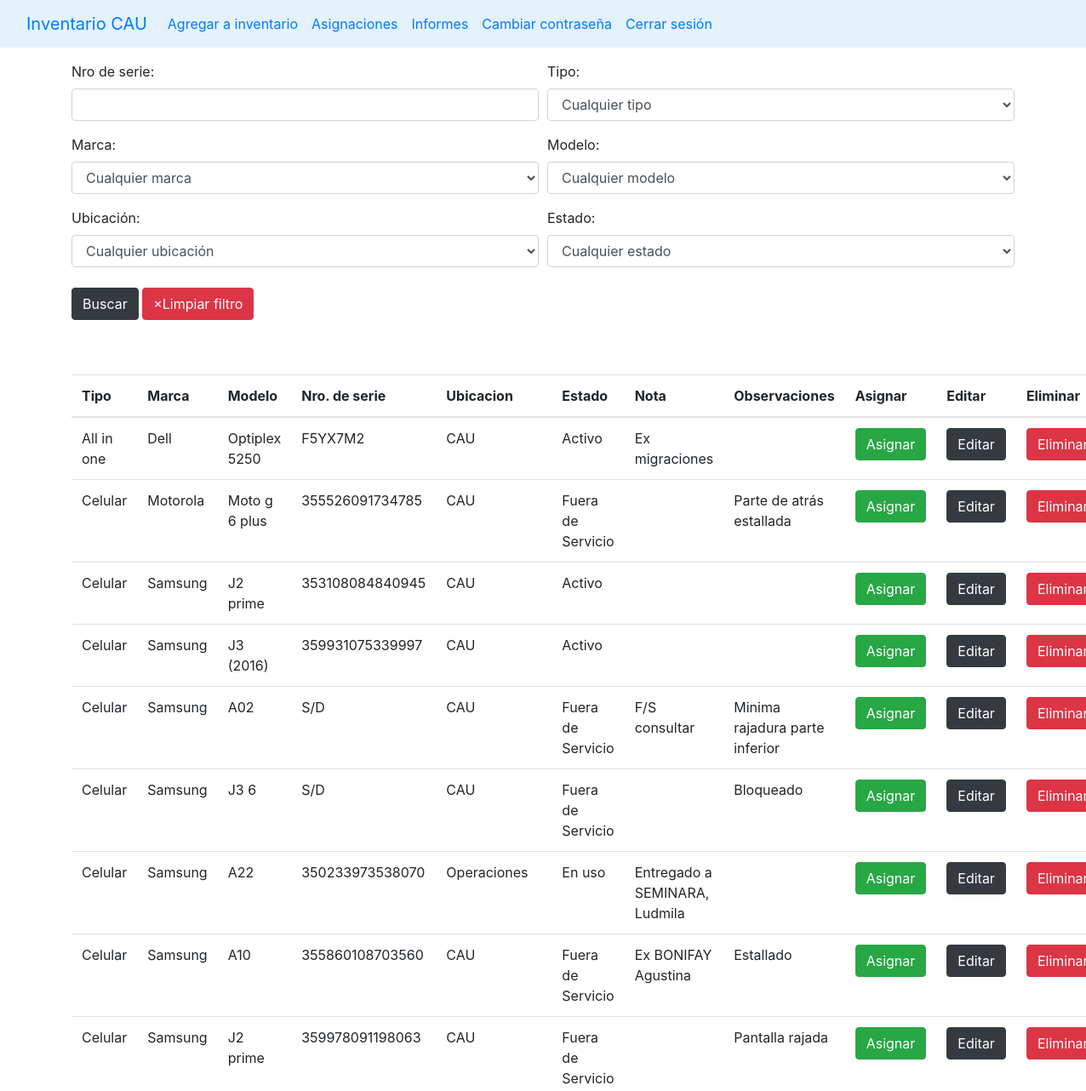
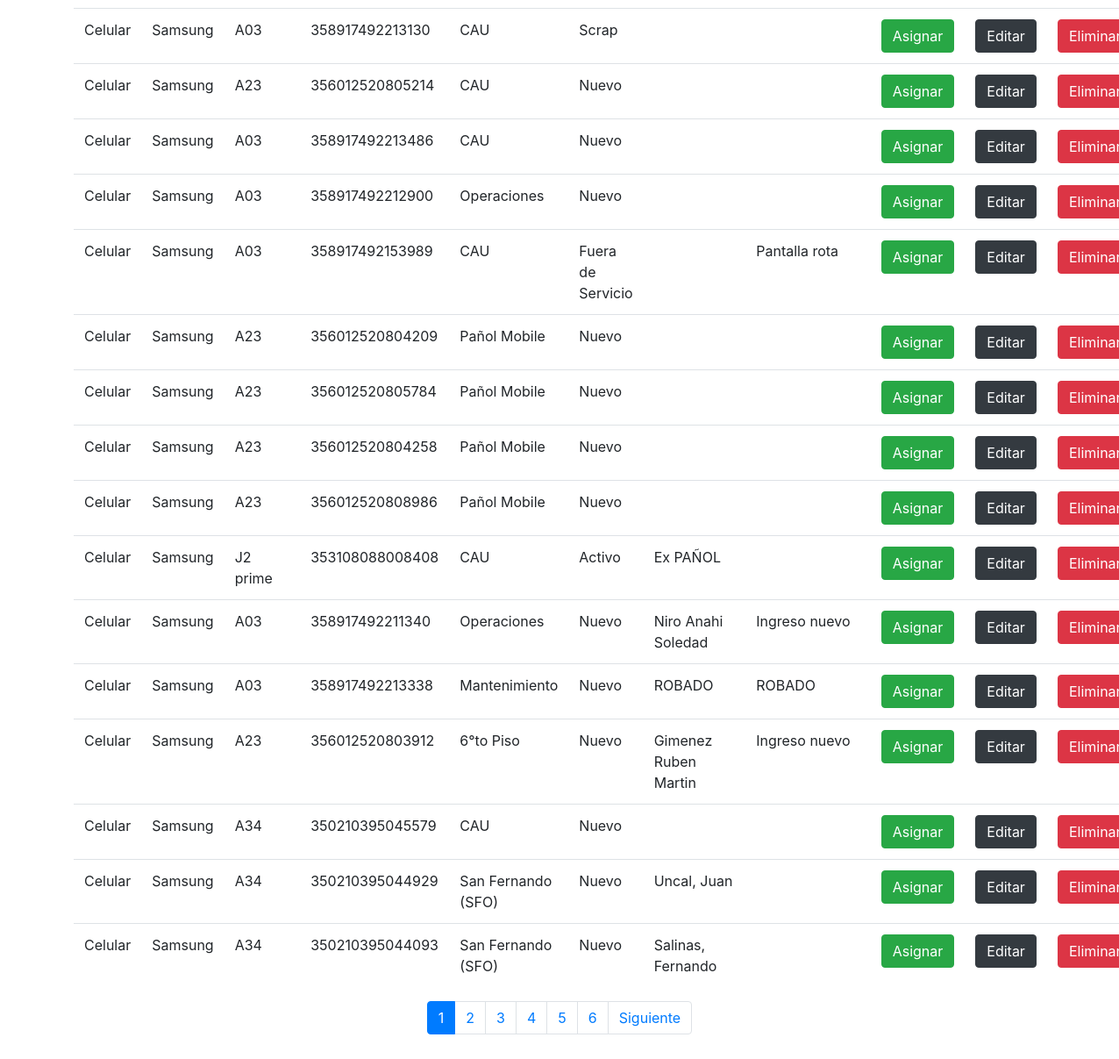
Screenshot of / (signed in) with the database file from the repository (2 pictures, top to bottom).
### stockaep/models.py (models this page shows, shortened)
class Hardware(models.Model):
    origenes = (
        ('T4', 'T4'),
        ('CAU', 'CAU'),
        ('Yenny', 'Yenny')
    )
    tipo = models.ForeignKey(Tipo, on_delete=models.CASCADE)
    marca = models.ForeignKey(Marca, on_delete=models.CASCADE)
    modelo = models.ForeignKey(Modelo, on_delete=models.CASCADE)
    nro_de_serie = models.CharField(max_length=100, blank=True)
    ubicacion = models.ForeignKey(Ubicacion, on_delete=models.CASCADE)
    estado = models.ForeignKey(Estado, on_delete=models.CASCADE)
    observaciones = models.TextField(max_length=500, blank=True)
    origen = models.CharField(choices=origenes, max_length=10, default='CAU')
    nota = models.TextField(max_length=500, blank=True)
    class Meta:
        ordering = ['tipo']

class Tipo(models.Model):
    name = models.CharField(max_length=50, unique=True)
    class Meta:
        ordering = ['name']
    def __str__(self) -> str:
        return self.name

class Marca(models.Model):
    nombre = models.CharField(max_length=50, null=False, default='S/D', unique=True)
    class Meta:
        ordering = ['nombre']
    def __str__(self):
        return self.nombre

class Modelo(models.Model):
    nombre = models.CharField(max_length=100, null=False, default='S/D')
    class Meta:
        ordering = ['nombre']
    def __str__(self):
        return self.nombre

class Ubicacion(models.Model):
    nombre = models.CharField(max_length=50)
    class Meta:
        ordering = ['nombre']
    def __str__(self):
        return self.nombre

class Estado(models.Model):
    estados_hardware = (
    ("Nuevo", "Nuevo"),
    ('Activo', 'Activo'),
    ('En uso', 'En uso'),
    ('Fuera de Servicio', 'Fuera de Servicio'),
    ('Scrap', 'Scrap'),
    ('RMA', 'RMA')
)
    nombre = models.CharField(choices=estados_hardware, max_length=50)
    class Meta:
        ordering = ['nombre']
    def __str__(self):
        return f'{self.nombre}'

### stockaep/views.py (the view)
# urls.py: path("", views.index, name='index'),
@login_required(login_url='login')
def index(request):
    cant_pags = []
    page = request.GET.get('page',1)
    asignacion = request.GET.get('asignacion', False)
    editar = request.GET.get('editar', False)
    agregar = request.GET.get('agregar', False)
    notificaciones = Notificacion.objects.filter(realizado = True)
    notificaciones = len(notificaciones)
    f = HardwareFilter(request.GET, queryset=Hardware.objects.all())
    product_paginator = Paginator(list(f.qs), PRODUCTS_PER_PAGE)
    try:
        pagina = product_paginator.page(page)
    except EmptyPage:
        pagina = product_paginator.page(product_paginator.num_pages)
    except:
        pagina = product_paginator.page(product_paginator.num_pages)
    for i in list(product_paginator.page_range):
        if i <= int(page) + 5 and i>=int(page)-5:
            cant_pags.append(i)
    ctx = {
        'link':'index',
        'filter':f,
        'pagina': pagina,
        'paginator':product_paginator,
        'cant_pags':cant_pags,
        'num_page':int(page),
        'cant_notificaciones':notificaciones
    }
    if asignacion == '1':
        ctx['asignacion'] = True
    if editar == '1':
        ctx['editar'] = True
    if agregar == '1':
        ctx['agregar'] = True
    return render(request, 'main.html', ctx)

### templates/main.html (shortened to what this page needs)
{% load static %}
<!DOCTYPE html>
<html lang="en">
<head>
    <link rel="stylesheet" href="https://stackpath.bootstrapcdn.com/bootstrap/4.5.0/css/bootstrap.min.css"0>
</head>
<body>
    {% include "navbar.html" %}
    {% if link == 'index' %}
        {% include 'list_hardware.html' %}
    {% elif link == 'create' %}
        {% include 'add_to_inventary.html' %}
    {% elif link == 'edit' %}
        {% include 'edit_hardware.html' %}
    {% elif link == 'notification' %}
        {% include 'notifications.html' %}
    {% elif link == 'asignaciones'%}
        {% include 'asignaciones.html' %}
    {% elif link == "admin_users" %}
        {% include "admin_users.html" %}
    {% elif link == "cambio_contraseña" %}
        {% include "cambio_contraseña.html" %}
    {% elif link == "realizar_informe" %}
        {% include "realizar_informe.html" %}
    {% endif %}
</body>
</html>

### templates/navbar.html (shortened to what this page needs)
  <nav class="navbar navbar-expand-lg bg-body-tertiary" style="background-color: #e3f2fd;" data-bs-theme="dark">
    <div class="container-fluid">
        <a class="navbar-brand" href="/">Inventario CAU</a>
        <div class="collapse navbar-collapse" id="navbarNavDropdown">
            <ul class="navbar-nav">
                <li class="nav-item">
                    <a class="nav-link" href="{% url 'create' %}">Agregar a inventario</a>
                </li>
                <li class="nav-item">
                    <a href="{% url 'asignaciones' %}" class="nav-link">Asignaciones</a>
                </li>
                <li class="nav-item">
                  <a href="{% url 'informes' %}" class="nav-link">Informes</a>
              </li>
                <li class="nav-item"><a href="{% url 'cambio_contraseña' %}" class="nav-link">Cambiar contraseña</a></li>
                <li class="nav-item"><a class="nav-link" href="/logout">Cerrar sesión</a></li>
            </ul>
        </div>
    </div>
</nav>

### templates/list_hardware.html (shortened to what this page needs)
{% load static%}
{% block content %}
<div class="container p-3">
    <div class="input-group mb-3">
        <form method="get">
            <div class="form-row" >
                {% for field in filter.form %}
                <div class="form-group col-md-6" id="form-field-{{ forloop.counter0 }}">
                    {{ field.label_tag }}
                    {{ field }}
                </div>
                {% endfor %}
            </div>
            <button type="submit" class="btn btn-dark mb-3 mt-2">Buscar</button>
            <a as="button" class="btn btn-danger mb-3 mt-2" href="{% url 'index' %}">&times;Limpiar filtro</a>
        </form>
    </div>
    </div>
    <div class="container p-3">
    <table class="table table-hover">
        <thead>
        <tr>
            <th scope="col">Tipo</th>
            <th scope="col">Marca</th>
            <th scope="col">Modelo</th>
            <th scope="col">Nro. de serie</th>
            <th scope="col">Ubicacion</th>
            <th scope="col">Estado</th>
            <th scope="col">Nota</th>
            <th scope="col">Observaciones</th>
            <th scope="col">Asignar</th>
            <th scope="col">Editar</th>
            <th scope="col">Eliminar</th>
        </tr>
        </thead>
        <tbody>
            {% for hardware in pagina.object_list %}
            <tr>
                <td>{{ hardware.tipo }}</td>
                <td>{{ hardware.marca }}</td>
                <td>{{ hardware.modelo }}</td>
                <td>{{ hardware.nro_de_serie }}</td>
                <td>{{ hardware.ubicacion }}</td>
                <td>{{hardware.estado}}</td>
                <td>{{hardware.nota}}</td>
                <td>{{hardware.observaciones}}</td>
                <td><button type="button" class="btn btn-success" data-toggle="modal" data-target="#modalAsignacion{{hardware.id}}" id="botonAsignacion">Asignar</button></td>
                <td><a class="btn btn-dark" href="edit/{{hardware.id}}">Editar</a></td>
                <td><button type="button" class="btn btn-danger" data-toggle="modal" data-target="#delete-{{hardware.id}}">Eliminar</button></td>
            </tr>
            {% endfor %}
        </tbody>
    </table>
    <nav aria-label="Page navigation example">
        <ul class="pagination justify-content-center">
            {% for i in cant_pags %}
                <li class="page-item
                    {% if num_page == i %}
                    active
                    {% endif %}
                "><a class="page-link" id="link-page" href="page={{i}}">
                    {{i}}
                </a></li>
            {% endfor %}
            {% if pagina.has_next %}
            <li class="page-item"><a class="page-link" id="link-page" href="page={{ pagina.next_page_number }}">Siguiente</a></li>
            {% endif %}
        </ul>
    </nav>
</div>
{% endblock %}

### rows the page displays
Hardware: tipo "All in one", marca "Dell", modelo "Optiplex 5250", nro_de_serie "F5YX7M2", ubicacion "CAU", estado "Activo", nota "Ex migraciones"
Hardware: tipo "Celular", marca "Motorola", modelo "Moto g 6 plus", nro_de_serie "355526091734785", ubicacion "CAU", estado "Fuera de Servicio", observaciones "Parte de atrás estallada"
Hardware: tipo "Celular", marca "Samsung", modelo "J2 prime", nro_de_serie "353108084840945", ubicacion "CAU", estado "Activo"
Hardware: tipo "Celular", marca "Samsung", modelo "J3 (2016)", nro_de_serie "359931075339997", ubicacion "CAU", estado "Activo"
Hardware: tipo "Celular", marca "Samsung", modelo "A02", nro_de_serie "S/D", ubicacion "CAU", estado "Fuera de Servicio", nota "F/S consultar", observaciones "Minima rajadura parte inferior"
Hardware: tipo "Celular", marca "Samsung", modelo "J3 6", nro_de_serie "S/D", ubicacion "CAU", estado "Fuera de Servicio", observaciones "Bloqueado"
Hardware: tipo "Celular", marca "Samsung", modelo "A22", nro_de_serie "350233973538070", ubicacion "Operaciones", estado "En uso", nota "Entregado a SEMINARA, Ludmila"
Hardware: tipo "Celular", marca "Samsung", modelo "A10", nro_de_serie "355860108703560", ubicacion "CAU", estado "Fuera de Servicio", nota "Ex BONIFAY Agustina", observaciones "Estallado"
Hardware: tipo "Celular", marca "Samsung", modelo "J2 prime", nro_de_serie "359978091198063", ubicacion "CAU", estado "Fuera de Servicio", observaciones "Pantalla rajada"
Hardware: tipo "Celular", marca "Samsung", modelo "A03", nro_de_serie "358917492213130", ubicacion "CAU", estado "Scrap"
Hardware: tipo "Celular", marca "Samsung", modelo "A23", nro_de_serie "356012520805214", ubicacion "CAU", estado "Nuevo"
Hardware: tipo "Celular", marca "Samsung", modelo "A03", nro_de_serie "358917492213486", ubicacion "CAU", estado "Nuevo"
Hardware: tipo "Celular", marca "Samsung", modelo "A03", nro_de_serie "358917492212900", ubicacion "Operaciones", estado "Nuevo"
Hardware: tipo "Celular", marca "Samsung", modelo "A03", nro_de_serie "358917492153989", ubicacion "CAU", estado "Fuera de Servicio", observaciones "Pantalla rota"
Hardware: tipo "Celular", marca "Samsung", modelo "A23", nro_de_serie "356012520804209", ubicacion "Pañol Mobile", estado "Nuevo"
Hardware: tipo "Celular", marca "Samsung", modelo "A23", nro_de_serie "356012520805784", ubicacion "Pañol Mobile", estado "Nuevo"
Hardware: tipo "Celular", marca "Samsung", modelo "A23", nro_de_serie "356012520804258", ubicacion "Pañol Mobile", estado "Nuevo"
Hardware: tipo "Celular", marca "Samsung", modelo "A23", nro_de_serie "356012520808986", ubicacion "Pañol Mobile", estado "Nuevo"
Hardware: tipo "Celular", marca "Samsung", modelo "J2 prime", nro_de_serie "353108088008408", ubicacion "CAU", estado "Activo", nota "Ex PAÑOL"
Hardware: tipo "Celular", marca "Samsung", modelo "A03", nro_de_serie "358917492211340", ubicacion "Operaciones", estado "Nuevo", nota "Niro Anahi Soledad", observaciones "Ingreso nuevo"
Hardware: tipo "Celular", marca "Samsung", modelo "A03", nro_de_serie "358917492213338", ubicacion "Mantenimiento", estado "Nuevo", nota "ROBADO", observaciones "ROBADO"
Hardware: tipo "Celular", marca "Samsung", modelo "A23", nro_de_serie "356012520803912", ubicacion "6°to Piso", estado "Nuevo", nota "Gimenez Ruben Martin", observaciones "Ingreso nuevo"
Hardware: tipo "Celular", marca "Samsung", modelo "A34", nro_de_serie "350210395045579", ubicacion "CAU", estado "Nuevo"
Hardware: tipo "Celular", marca "Samsung", modelo "A34", nro_de_serie "350210395044929", ubicacion "San Fernando (SFO)", estado "Nuevo", nota "Uncal, Juan"
Hardware: tipo "Celular", marca "Samsung", modelo "A34", nro_de_serie "350210395044093", ubicacion "San Fernando (SFO)", estado "Nuevo", nota "Salinas, Fernando"

### other values shown
{{ field.label_tag }} "Nro de serie:" "Tipo:" "Marca:" "Modelo:" "Ubicación:" "Estado:"
{{ i }} "1" "2" "3" "4" "5" "6"
